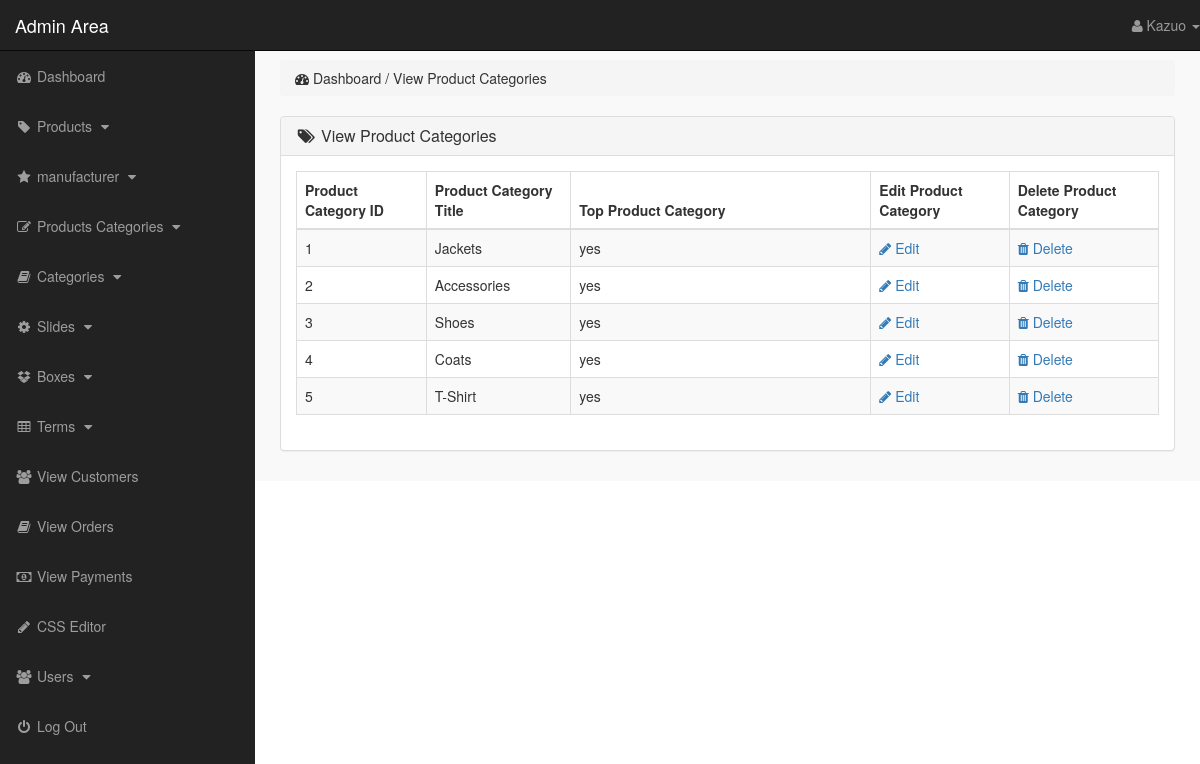
The page /admin_area/index.php?view_p_cats (signed in) on the database its author committed.
### tables this page shows
CREATE TABLE `product_categories` (
  `p_cat_id` int(10) NOT NULL,
  `p_cat_title` text NOT NULL,
  `p_cat_top` text NOT NULL,
  `p_cat_image` text NOT NULL
);

### admin_area/view_p_cats.php (the view)
<?php
    if(!isset($_SESSION['admin_email'])){
        echo "<script>window.open('login.php','_self')</script>";
    }else{
?>
<div class="row">
    <div class="col-lg-12">
        <ol class="breadcrumb">
            <li>
                <i class="fa fa-dashboard"></i> Dashboard / View Product Categories
            </li>
        </ol>
    </div>
</div>
<div class="row">
    <div class="col-lg-12">
        <div class="panel panel-default">
            <div class="panel-heading">
                <h3 class="panel-title">
                    <i class="fa fa-tags fa-fw"></i> View Product Categories
                </h3>
            </div>
            <div class="panel-body">
                <div class="table-responsive">
                    <table class="table table-hover table-striped table-bordered">
                        <thead>
                            <tr>
                                <th> Product Category ID </th>
                                <th> Product Category Title </th>
                                <th> Top Product Category </th>
                                <th> Edit Product Category </th>
                                <th> Delete Product Category </th>
                            </tr>
                        </thead>
                        <tbody>
                            <?php
                                $i=0;
                                $get_p_cats = "select * from product_categories";
                                $run_p_cats = mysqli_query($con,$get_p_cats);
                                while($row_p_cats=mysqli_fetch_array($run_p_cats)){
                                    $p_cat_id = $row_p_cats['p_cat_id'];
                                    $p_cat_title = $row_p_cats['p_cat_title'];
                                    $p_cat_top = $row_p_cats['p_cat_top'];
                                    $i++;
                            ?>
                            <tr>
                                <td> <?php echo $i; ?> </td>
                                <td> <?php echo $p_cat_title; ?> </td>
                                <td width="300"> <?php echo $p_cat_top; ?> </td>
                                <td>
                                    <a href="index.php?edit_p_cat= <?php echo $p_cat_id; ?> ">
                                        <i class="fa fa-pencil"></i> Edit
                                    </a>
                                </td>
                                <td>
                                    <a href="index.php?delete_p_cat= <?php echo $p_cat_id; ?> ">
                                        <i class="fa fa-trash"></i> Delete
                                    </a>
                                </td>
                            </tr>
                            <?php } ?>
                        </tbody>
                    </table>
                </div>
            </div>
        </div>
    </div>
</div>
<?php } ?>

### admin_area/includes/sidebar.php (shortened to what this page needs)
<?php
    if(!isset($_SESSION['admin_email'])){
        echo "<script>window.open('login.php','_self')</script>";
    }else{
?>
<nav class="navbar navbar-inverse navbar-fixed-top">
    <div class="navbar-header">
        <a href="index.php?dashboard" class="navbar-brand">Admin Area</a>
    </div>
    <ul class="nav navbar-right top-nav">
        <li class="dropdown">
            <a href="#" class="dropdown-toggle" data-toggle="dropdown">
                <i class="fa fa-user"></i> <?php echo $admin_name;  ?> <b class="caret"></b>
            </a>
        </li>
    </ul>
    <div class="collapse navbar-collapse navbar-ex1-collapse">
        <ul class="nav navbar-nav side-nav">
            <li>
                <a href="index.php?dashboard">
                        <i class="fa fa-fw fa-dashboard"></i> Dashboard
                </a>
            </li>
            <li>
                <a href="#" data-toggle="collapse" data-target="#products">
                        <i class="fa fa-fw fa-tag"></i> Products
                        <i class="fa fa-fw fa-caret-down"></i>
                </a>
            </li>
            <li>
                <a href="#" data-toggle="collapse" data-target="#manufacturer">
                        <i class="fa fa-fw fa-star"></i> manufacturer
                        <i class="fa fa-fw fa-caret-down"></i>
                </a>
            </li>
            <li>
                <a href="#" data-toggle="collapse" data-target="#p_cat">
                        <i class="fa fa-fw fa-edit"></i> Products Categories
                        <i class="fa fa-fw fa-caret-down"></i>
                </a>
            </li>
            <li>
                <a href="#" data-toggle="collapse" data-target="#cat">
                        <i class="fa fa-fw fa-book"></i> Categories
                        <i class="fa fa-fw fa-caret-down"></i>
                </a>
            </li>
            <li>
                <a href="#" data-toggle="collapse" data-target="#slides">
                        <i class="fa fa-fw fa-gear"></i> Slides
                        <i class="fa fa-fw fa-caret-down"></i>
                </a>
            </li>
            <li>
                <a href="#" data-toggle="collapse" data-target="#boxes">
                        <i class="fa fa-fw fa-dropbox"></i> Boxes
                        <i class="fa fa-fw fa-caret-down"></i>
                </a>
            </li>
            <li>
                <a href="#" data-toggle="collapse" data-target="#terms">
                        <i class="fa fa-fw fa-table"></i> Terms
                        <i class="fa fa-fw fa-caret-down"></i>
                </a>
            </li>
            <li>
                <a href="index.php?view_customers">
                    <i class="fa fa-fw fa-users"></i> View Customers
                </a>
            </li>
            <li>
                <a href="index.php?view_orders">
                    <i class="fa fa-fw fa-book"></i> View Orders
                </a>
            </li>
            <li>
                <a href="index.php?view_payments">
                    <i class="fa fa-fw fa-money"></i> View Payments
                </a>
            </li>
            <li>
                <a href="index.php?edit_css">
                    <i class="fa fa-fw fa-pencil"></i> CSS Editor
                </a>
            </li>
            <li>
                <a href="#" data-toggle="collapse" data-target="#users">
                        <i class="fa fa-fw fa-users"></i> Users
                        <i class="fa fa-fw fa-caret-down"></i>
                </a>
            </li>
            <li>
                <a href="logout.php">
                    <i class="fa fa-fw fa-power-off"></i> Log Out
                </a>
            </li>
        </ul>
    </div>
</nav>
<?php } ?>

### admin_area/css/style.css (style rules this page uses)
body { margin-top: 100px; }
@media (min-width: 768px) { body { margin-top: 50px; } }
.top-nav { 0 15px; }
.top-nav>li { float: left; display: inline-block; }
.top-nav>li>a { color: #999999; line-height: 20px; padding-top: 15px; padding-bottom: 15px; }
@media (min-width: 768px) { .side-nav { position: fixed; top: 51px; bottom: 0; width: 255px; overflow-y: auto; overflow-x: hidden; background-color: #222222; padding-bottom: 40px; border-radius: 0; } }
@media (min-width: 768px) { .side-nav>li>a { width: 255px; } }
.panel-body { border-radius: 5px; }

### admin_area/index.php (style rules this page uses)
body { margin-top: 100px; }
@media (min-width: 768px) { body { margin-top: 50px; } }
.top-nav { 0 15px; }
.top-nav>li { float: left; display: inline-block; }
.top-nav>li>a { color: #999999; line-height: 20px; padding-top: 15px; padding-bottom: 15px; }
@media (min-width: 768px) { .side-nav { position: fixed; top: 51px; bottom: 0; width: 255px; overflow-y: auto; overflow-x: hidden; background-color: #222222; padding-bottom: 40px; border-radius: 0; } }
@media (min-width: 768px) { .side-nav>li>a { width: 255px; } }
.panel-body { border-radius: 5px; }

### rows shown on the page
product_categories: p_cat_title "Jackets", p_cat_top "yes"
product_categories: p_cat_title "Accessories", p_cat_top "yes"
product_categories: p_cat_title "Shoes", p_cat_top "yes"
product_categories: p_cat_title "Coats", p_cat_top "yes"
product_categories: p_cat_title "T-Shirt", p_cat_top "yes"

### other values the page prints
$admin_name "Kazuo"
